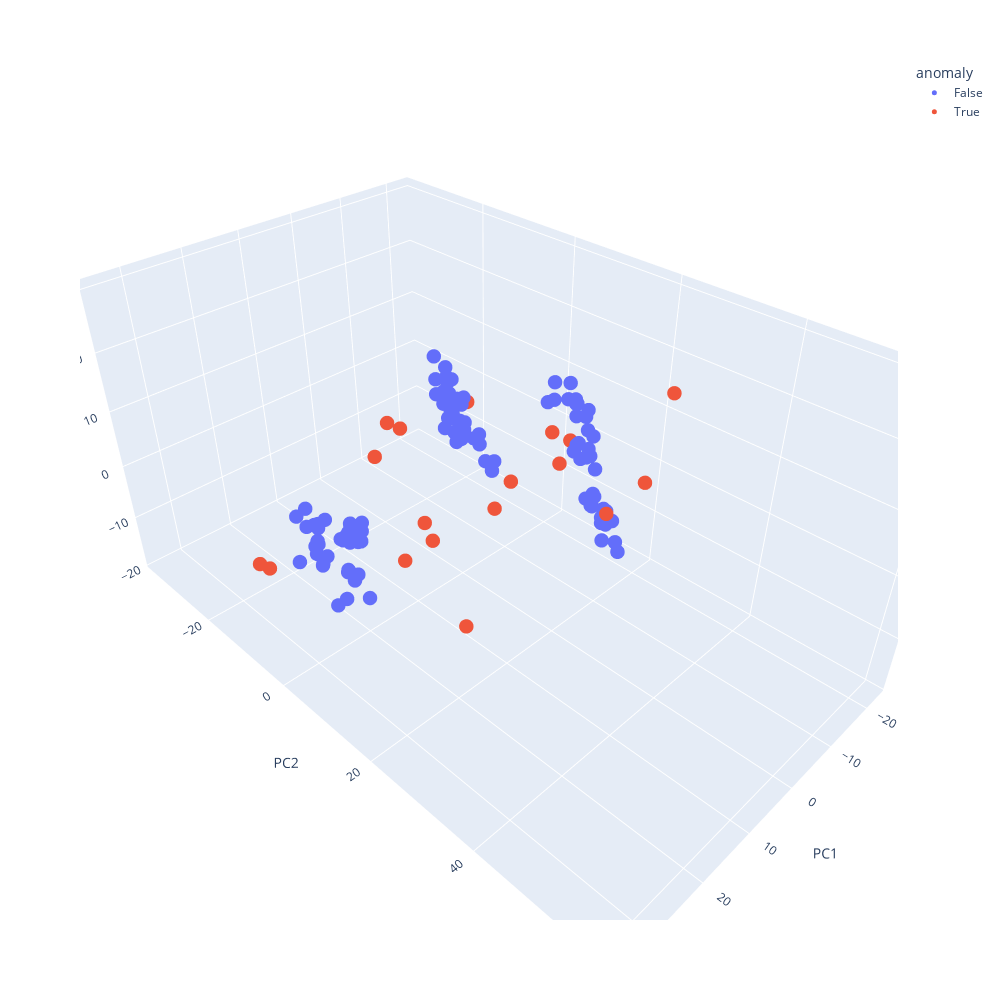

The cell this chart's notebook holds for it:
### Code cell
# TODO: 2. set threshold
threshold = np.percentile(df_pca_combined['score'], 15)

# TODO: 3. predict anomalies
df_pca_combined['anomaly'] = df_pca_combined['score'] < threshold

# TODO: visualize the data
fig = px.scatter_3d(df_pca_combined, x='PC1', y='PC2', z='PC3', color='anomaly')
fig.update_traces(marker=dict(size=5))
fig.update_layout(width=1000, height=1000)
fig.show()

# TODO: print classification report
from sklearn.metrics import classification_report
print(classification_report(df_pca_combined['class'], df_pca_combined['anomaly']))
